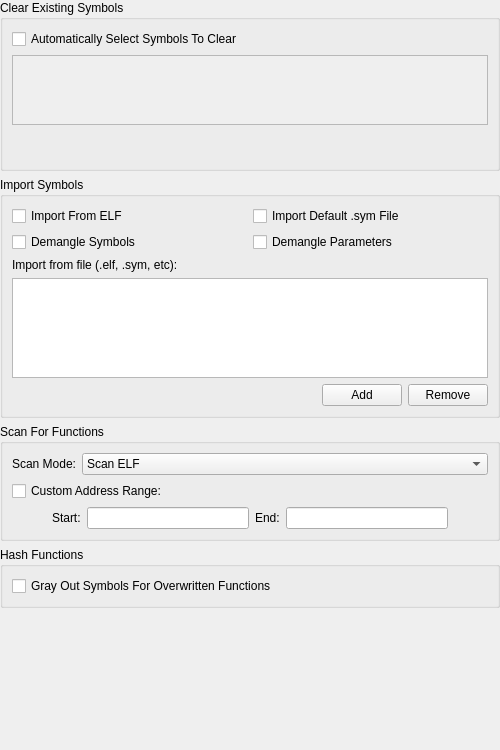
<?xml version="1.0" encoding="UTF-8"?>
<ui version="4.0">
 <class>DebugAnalysisSettingsWidget</class>
 <widget class="QWidget" name="DebugAnalysisSettingsWidget">
  <property name="geometry">
   <rect>
    <x>0</x>
    <y>0</y>
    <width>500</width>
    <height>750</height>
   </rect>
  </property>
  <property name="windowTitle">
   <string/>
  </property>
  <layout class="QVBoxLayout" name="verticalLayout">
   <property name="leftMargin">
    <number>0</number>
   </property>
   <property name="topMargin">
    <number>0</number>
   </property>
   <property name="rightMargin">
    <number>0</number>
   </property>
   <property name="bottomMargin">
    <number>0</number>
   </property>
   <item>
    <widget class="QGroupBox" name="clearExistingSymbolsGroup">
     <property name="sizePolicy">
      <sizepolicy hsizetype="Preferred" vsizetype="Fixed">
       <horstretch>0</horstretch>
       <verstretch>0</verstretch>
      </sizepolicy>
     </property>
     <property name="title">
      <string>Clear Existing Symbols</string>
     </property>
     <layout class="QVBoxLayout" name="verticalLayout_3">
      <item>
       <widget class="QCheckBox" name="automaticallyClearSymbols">
        <property name="text">
         <string>Automatically Select Symbols To Clear</string>
        </property>
       </widget>
      </item>
      <item>
       <widget class="QScrollArea" name="symbolSourceScrollArea">
        <property name="sizePolicy">
         <sizepolicy hsizetype="Preferred" vsizetype="Maximum">
          <horstretch>0</horstretch>
          <verstretch>0</verstretch>
         </sizepolicy>
        </property>
        <property name="minimumSize">
         <size>
          <width>0</width>
          <height>0</height>
         </size>
        </property>
        <property name="maximumSize">
         <size>
          <width>16777215</width>
          <height>150</height>
         </size>
        </property>
        <property name="widgetResizable">
         <bool>true</bool>
        </property>
        <widget class="QWidget" name="symbolSourceGrid">
         <property name="geometry">
          <rect>
           <x>0</x>
           <y>0</y>
           <width>480</width>
           <height>83</height>
          </rect>
         </property>
        </widget>
       </widget>
      </item>
      <item>
       <widget class="QLabel" name="symbolSourceErrorMessage">
        <property name="text">
         <string>&lt;html&gt;&lt;head/&gt;&lt;body&gt;&lt;p&gt;&lt;br/&gt;&lt;/p&gt;&lt;/body&gt;&lt;/html&gt;</string>
        </property>
        <property name="alignment">
         <set>Qt::AlignmentFlag::AlignCenter</set>
        </property>
       </widget>
      </item>
     </layout>
    </widget>
   </item>
   <item>
    <widget class="QGroupBox" name="importSymbolTablesGroup">
     <property name="sizePolicy">
      <sizepolicy hsizetype="Preferred" vsizetype="Fixed">
       <horstretch>0</horstretch>
       <verstretch>0</verstretch>
      </sizepolicy>
     </property>
     <property name="title">
      <string>Import Symbols</string>
     </property>
     <layout class="QVBoxLayout" name="verticalLayout_4">
      <item>
       <widget class="QWidget" name="importSymbolTableCheckBoxes" native="true">
        <property name="sizePolicy">
         <sizepolicy hsizetype="Preferred" vsizetype="Fixed">
          <horstretch>0</horstretch>
          <verstretch>0</verstretch>
         </sizepolicy>
        </property>
        <layout class="QGridLayout" name="importSymbolTableCheckBoxesLayout">
         <property name="leftMargin">
          <number>0</number>
         </property>
         <property name="topMargin">
          <number>0</number>
         </property>
         <property name="rightMargin">
          <number>0</number>
         </property>
         <property name="bottomMargin">
          <number>0</number>
         </property>
         <item row="0" column="0">
          <widget class="QCheckBox" name="importFromElf">
           <property name="text">
            <string>Import From ELF</string>
           </property>
          </widget>
         </item>
         <item row="1" column="0">
          <widget class="QCheckBox" name="demangleSymbols">
           <property name="text">
            <string>Demangle Symbols</string>
           </property>
          </widget>
         </item>
         <item row="1" column="1">
          <widget class="QCheckBox" name="demangleParameters">
           <property name="text">
            <string>Demangle Parameters</string>
           </property>
          </widget>
         </item>
         <item row="0" column="1">
          <widget class="QCheckBox" name="importSymFileFromDefaultLocation">
           <property name="text">
            <string>Import Default .sym File</string>
           </property>
          </widget>
         </item>
        </layout>
       </widget>
      </item>
      <item>
       <widget class="QLabel" name="symbolFileLabel">
        <property name="sizePolicy">
         <sizepolicy hsizetype="Preferred" vsizetype="Fixed">
          <horstretch>0</horstretch>
          <verstretch>0</verstretch>
         </sizepolicy>
        </property>
        <property name="text">
         <string>Import from file (.elf, .sym, etc):</string>
        </property>
        <property name="buddy">
         <cstring>symbolFileTable</cstring>
        </property>
       </widget>
      </item>
      <item>
       <widget class="QTableView" name="symbolFileTable">
        <property name="sizePolicy">
         <sizepolicy hsizetype="Preferred" vsizetype="Fixed">
          <horstretch>0</horstretch>
          <verstretch>0</verstretch>
         </sizepolicy>
        </property>
        <property name="maximumSize">
         <size>
          <width>16777215</width>
          <height>100</height>
         </size>
        </property>
        <property name="alternatingRowColors">
         <bool>true</bool>
        </property>
        <property name="selectionBehavior">
         <enum>QAbstractItemView::SelectionBehavior::SelectRows</enum>
        </property>
        <property name="textElideMode">
         <enum>Qt::TextElideMode::ElideLeft</enum>
        </property>
        <property name="wordWrap">
         <bool>false</bool>
        </property>
        <attribute name="horizontalHeaderHighlightSections">
         <bool>false</bool>
        </attribute>
        <attribute name="horizontalHeaderStretchLastSection">
         <bool>true</bool>
        </attribute>
        <attribute name="verticalHeaderVisible">
         <bool>false</bool>
        </attribute>
       </widget>
      </item>
      <item>
       <widget class="QWidget" name="importSymbolFileButtons" native="true">
        <property name="sizePolicy">
         <sizepolicy hsizetype="Preferred" vsizetype="Fixed">
          <horstretch>0</horstretch>
          <verstretch>0</verstretch>
         </sizepolicy>
        </property>
        <layout class="QHBoxLayout" name="importSymbolFileButtonsLayout">
         <property name="leftMargin">
          <number>0</number>
         </property>
         <property name="topMargin">
          <number>0</number>
         </property>
         <property name="rightMargin">
          <number>0</number>
         </property>
         <property name="bottomMargin">
          <number>0</number>
         </property>
         <item>
          <spacer name="importSymbolFileSpacer">
           <property name="orientation">
            <enum>Qt::Orientation::Horizontal</enum>
           </property>
           <property name="sizeHint" stdset="0">
            <size>
             <width>40</width>
             <height>20</height>
            </size>
           </property>
          </spacer>
         </item>
         <item>
          <widget class="QPushButton" name="addSymbolFile">
           <property name="text">
            <string>Add</string>
           </property>
          </widget>
         </item>
         <item>
          <widget class="QPushButton" name="removeSymbolFile">
           <property name="text">
            <string>Remove</string>
           </property>
          </widget>
         </item>
        </layout>
       </widget>
      </item>
     </layout>
    </widget>
   </item>
   <item>
    <widget class="QGroupBox" name="scanForFunctionsGroup">
     <property name="sizePolicy">
      <sizepolicy hsizetype="Preferred" vsizetype="Fixed">
       <horstretch>0</horstretch>
       <verstretch>0</verstretch>
      </sizepolicy>
     </property>
     <property name="title">
      <string>Scan For Functions</string>
     </property>
     <layout class="QVBoxLayout" name="verticalLayout_2">
      <item>
       <layout class="QFormLayout" name="functionScanForm">
        <item row="0" column="0">
         <widget class="QLabel" name="functionScanLabel">
          <property name="text">
           <string>Scan Mode:</string>
          </property>
          <property name="buddy">
           <cstring>functionScanMode</cstring>
          </property>
         </widget>
        </item>
        <item row="0" column="1">
         <widget class="QComboBox" name="functionScanMode">
          <item>
           <property name="text">
            <string>Scan ELF</string>
           </property>
          </item>
          <item>
           <property name="text">
            <string>Scan Memory</string>
           </property>
          </item>
          <item>
           <property name="text">
            <string>Skip</string>
           </property>
          </item>
         </widget>
        </item>
       </layout>
      </item>
      <item>
       <widget class="QCheckBox" name="customAddressRange">
        <property name="text">
         <string>Custom Address Range:</string>
        </property>
       </widget>
      </item>
      <item>
       <widget class="QWidget" name="customAddressRangeLineEdits" native="true">
        <layout class="QHBoxLayout" name="memoryRangeLayout">
         <property name="leftMargin">
          <number>0</number>
         </property>
         <property name="topMargin">
          <number>0</number>
         </property>
         <property name="rightMargin">
          <number>0</number>
         </property>
         <property name="bottomMargin">
          <number>0</number>
         </property>
         <item>
          <spacer name="startSpacer">
           <property name="orientation">
            <enum>Qt::Orientation::Horizontal</enum>
           </property>
           <property name="sizeType">
            <enum>QSizePolicy::Policy::Maximum</enum>
           </property>
           <property name="sizeHint" stdset="0">
            <size>
             <width>40</width>
             <height>20</height>
            </size>
           </property>
          </spacer>
         </item>
         <item>
          <widget class="QLabel" name="addressRangeStartLabel">
           <property name="text">
            <string>Start:</string>
           </property>
           <property name="buddy">
            <cstring>addressRangeStart</cstring>
           </property>
          </widget>
         </item>
         <item>
          <widget class="QLineEdit" name="addressRangeStart"/>
         </item>
         <item>
          <widget class="QLabel" name="addressRangeEndLabel">
           <property name="text">
            <string>End:</string>
           </property>
           <property name="buddy">
            <cstring>addressRangeEnd</cstring>
           </property>
          </widget>
         </item>
         <item>
          <widget class="QLineEdit" name="addressRangeEnd"/>
         </item>
         <item>
          <spacer name="endSpacer">
           <property name="orientation">
            <enum>Qt::Orientation::Horizontal</enum>
           </property>
           <property name="sizeType">
            <enum>QSizePolicy::Policy::Maximum</enum>
           </property>
           <property name="sizeHint" stdset="0">
            <size>
             <width>40</width>
             <height>20</height>
            </size>
           </property>
          </spacer>
         </item>
        </layout>
       </widget>
      </item>
     </layout>
    </widget>
   </item>
   <item>
    <widget class="QGroupBox" name="groupBox">
     <property name="sizePolicy">
      <sizepolicy hsizetype="Preferred" vsizetype="Fixed">
       <horstretch>0</horstretch>
       <verstretch>0</verstretch>
      </sizepolicy>
     </property>
     <property name="title">
      <string>Hash Functions</string>
     </property>
     <layout class="QVBoxLayout" name="verticalLayout_5">
      <item>
       <widget class="QCheckBox" name="grayOutOverwrittenFunctions">
        <property name="text">
         <string>Gray Out Symbols For Overwritten Functions</string>
        </property>
       </widget>
      </item>
     </layout>
    </widget>
   </item>
   <item>
    <spacer name="verticalSpacer">
     <property name="orientation">
      <enum>Qt::Orientation::Vertical</enum>
     </property>
     <property name="sizeHint" stdset="0">
      <size>
       <width>20</width>
       <height>0</height>
      </size>
     </property>
    </spacer>
   </item>
  </layout>
 </widget>
 <tabstops>
  <tabstop>automaticallyClearSymbols</tabstop>
  <tabstop>symbolSourceScrollArea</tabstop>
  <tabstop>importFromElf</tabstop>
  <tabstop>importSymFileFromDefaultLocation</tabstop>
  <tabstop>demangleSymbols</tabstop>
  <tabstop>demangleParameters</tabstop>
  <tabstop>symbolFileTable</tabstop>
  <tabstop>addSymbolFile</tabstop>
  <tabstop>removeSymbolFile</tabstop>
  <tabstop>functionScanMode</tabstop>
  <tabstop>customAddressRange</tabstop>
  <tabstop>addressRangeStart</tabstop>
  <tabstop>addressRangeEnd</tabstop>
  <tabstop>grayOutOverwrittenFunctions</tabstop>
 </tabstops>
 <resources/>
 <connections/>
</ui>
